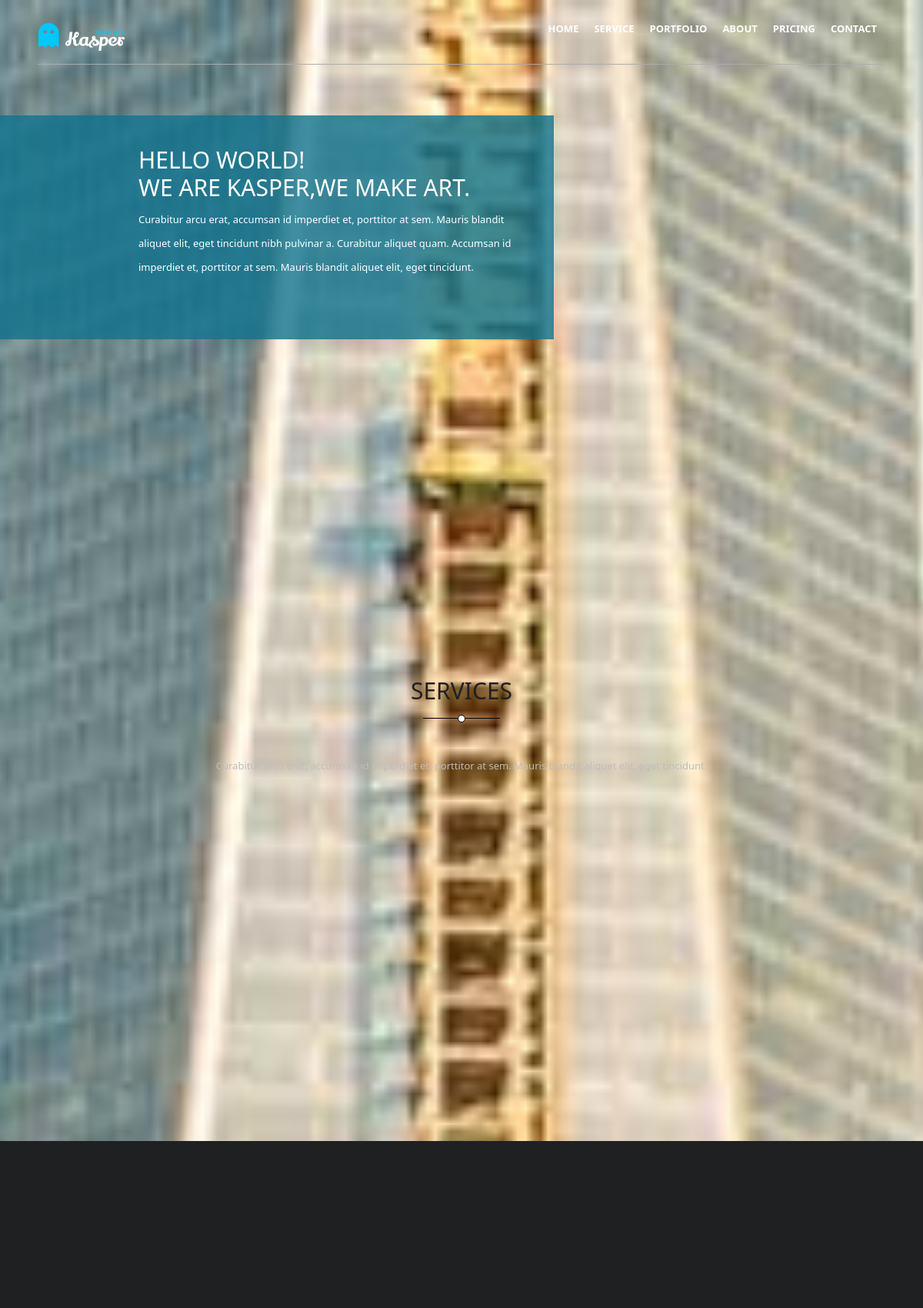
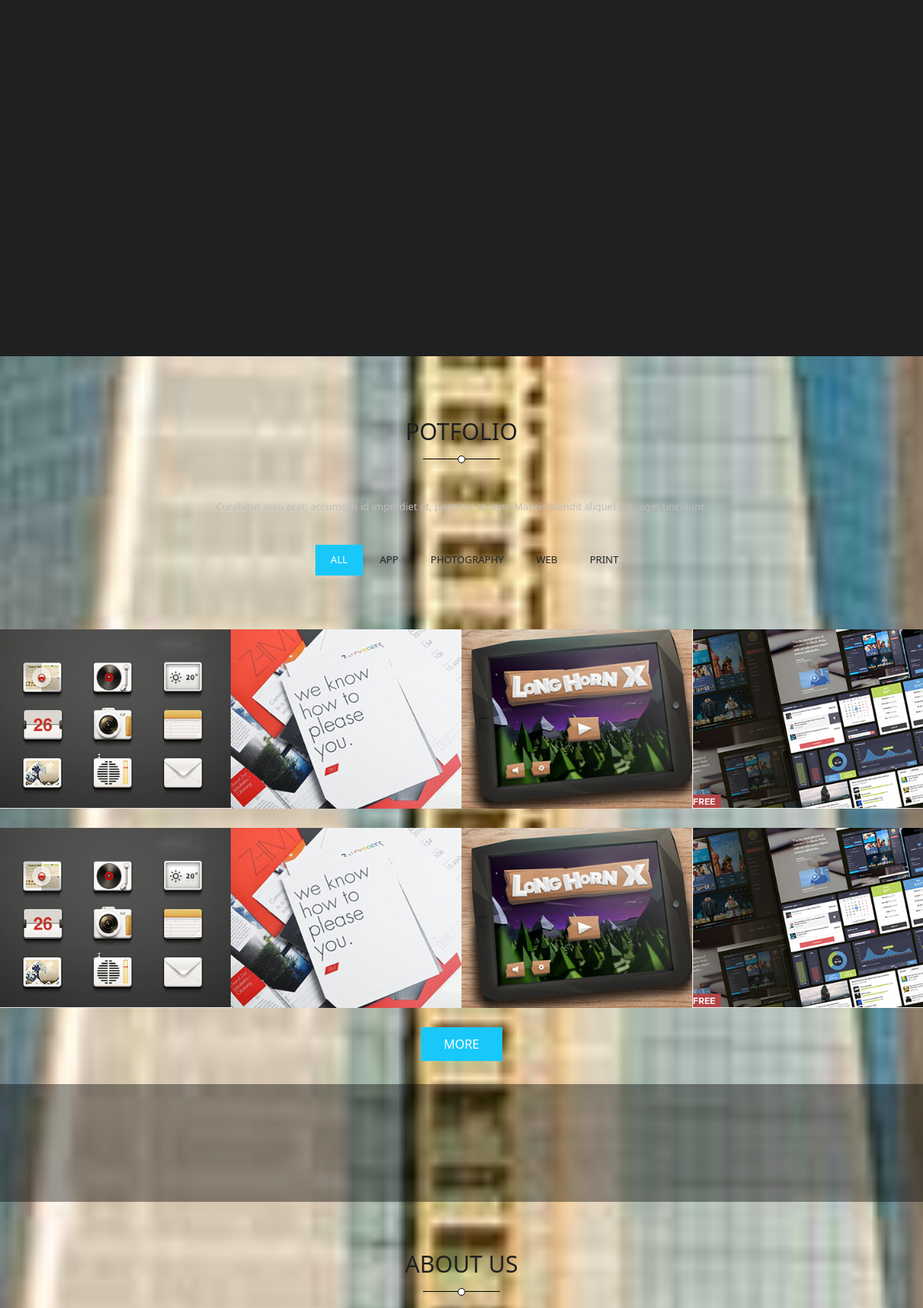
The page / (upper part) on the database its author committed (2 pictures, top to bottom).
### kasper/Models.py (models this page shows, shortened)
class Welcome(db.Model):
    id = db.Column(db.Integer(), primary_key=True)
    h1Hello = db.Column(db.Text, nullable=False, default=h1HelloDefault)
    h1 = db.Column(db.Text, nullable=False, default=h1Default)
    p = db.Column(db.Text, nullable=False, default=pDefault)

### kasper/Views.py (the view)
@app.route("/", methods=['GET','POST'])
def home():
    welc = db.session.execute(db.select(Welcome)).scalars()
    srv1 = db.session.execute(db.select(Service).filter_by(id=1)).one()
    srv2 = db.session.execute(db.select(Service).filter_by(id=2)).one()
    srv3 = db.session.execute(db.select(Service).filter_by(id=3)).one()
    srv4 = db.session.execute(db.select(Service).filter_by(id=4)).one()
    return render_template("home.html", welc=welc,
                           srv1=srv1, srv2=srv2, srv3=srv3, srv4=srv4)

### kasper/templates/home.html (shortened to what this page needs)
<!DOCTYPE html>
<html lang="en">
<head>
  <link rel="stylesheet" href="{{url_for('static' , filename = 'css/Normalise.css')}}" />
  <link rel="stylesheet" href="{{url_for('static' , filename = 'css/all.min.css')}}" />
  <link rel="stylesheet" href="{{url_for('static' , filename = 'css/kasper.css')}}" />
  <link href="https://cdn.jsdelivr.net/npm/bootstrap@5.2.2/dist/css/bootstrap.min.css" rel="stylesheet"
>
</head>
<body>
  <div class="header" id="HOME">
    <img data-id="2" class="imgSlider" src="{{url_for('static' , filename = 'imgs/bg3.jpg')}}" alt="">
    <img data-id="1" class="imgSlider" src="{{url_for('static' , filename = 'imgs/bg2.jpg')}}" alt="">
    <img data-id="0" class="imgSlider" src="{{url_for('static' , filename = 'imgs/bg1.jpg')}}" alt="">
    <div class="fixed">
      <div class="navbar">
        <h1 class="logo">
          <img src="{{url_for('static' , filename = 'imgs/logo.png')}}" alt="" />
        </h1>
        <div class="links">
          <ul>
            <li><a href="#HOME">HOME</a></li>
            <li><a href="#SERVICE">SERVICE</a></li>
            <li><a href="#PORTFOLIO">PORTFOLIO</a></li>
            <li><a href="#ABOUT">ABOUT</a></li>
            <li><a href="#PRICING">PRICING</a></li>
            <li><a href="#CONTACT">CONTACT</a></li>
          </ul>
        </div>
      </div>
    </div>
    <div class="landing hidden">
      {% for e in welc %}
      <h1>
        {{ e.h1Hello }} <br />
        {{e.h1 }}
      </h1>
      <p>
        {{e.p}}
      </p>
      {%endfor%}
    </div>
  </div>
  <div class="spec-head" id="SERVICE">
    <div class="container">
      <h1>services</h1>
      <p>
        Curabitur arcu erat, accumsan id imperdiet et, porttitor at sem.
        Mauris blandit aliquet elit, eget tincidunt.
      </p>
    </div>
  </div>
  <div class="services" id="#SERVICE">
    <div class="part1">
      <div class="container">
      </div>
    </div>
    <div class="part2">
      <div class="container">
        <div class="phone-imgs">
        </div>
      </div>
    </div>
  </div>
  <div class="spec-head" id="PORTFOLIO">
    <div class="container">
      <h1>potfolio</h1>
      <p>
        Curabitur arcu erat, accumsan id imperdiet et, porttitor at sem.
        Mauris blandit aliquet elit, eget tincidunt.
      </p>
    </div>
  </div>
  <div class="potfolio" id="#PORTFOLIO">
    <div class="container">
      <ul>
        <li class="filterActive">ALL</li>
        <li>APP</li>
        <li>PHOTOGRAPHY</li>
        <li>WEB</li>
        <li>PRINT</li>
      </ul>
    </div>
  </div>
  <div class="boxes">
    <div class="box" data-type="APP">
      <img src="{{url_for('static' , filename = 'imgs/portfolio-1.jpg')}}" alt="" />
    </div>
    <div class="box" data-type="PHOTOGRAPHY">
      <img src="{{url_for('static' , filename = 'imgs/portfolio-2.jpg')}}" alt="" />
    </div>
    <div class="box" data-type="APP">
      <img src="{{url_for('static' , filename = 'imgs/portfolio-3.jpg')}}" alt="" />
    </div>
    <div class="box" data-type="PHOTOGRAPHY">
      <img src="{{url_for('static' , filename = 'imgs/portfolio-4.jpg')}}" alt="" />
    </div>
    <div class="box" data-type="APP">
      <img src="{{url_for('static' , filename = 'imgs/portfolio-1.jpg')}}" alt="" />
    </div>
    <div class="box" data-type="WEB">
      <img src="{{url_for('static' , filename = 'imgs/portfolio-2.jpg')}}" alt="" />
    </div>
    <div class="box" data-type="WEB">
      <img src="{{url_for('static' , filename = 'imgs/portfolio-3.jpg')}}" alt="" />
    </div>
    <div class="box" data-type="PRINT">
      <img src="{{url_for('static' , filename = 'imgs/portfolio-4.jpg')}}" alt="" />
    </div>
  </div>
  <div class="boxesButton">
    <button><a href="">more</a></button>
  </div>
  <div class="video">
    <video src="{{url_for('static' , filename = 'imgs/awesome-video.mp4')}}" autoplay muted loop></video>
  </div>
  <div class="about" id="ABOUT">
    <div class="spec-head">
      <div class="container">
        <h1>ABOUT US</h1>
      </div>
    </div>
  </div>
</body>
</html>

### kasper/static/css/Normalise.css (style rules this page uses)
html { line-height: 1.15; -webkit-text-size-adjust: 100%; }
body { margin: 0; }
h1 { font-size: 2em; margin: 0.67em 0; }
a { background-color: transparent; }
img { border-style: none; }
button, input, optgroup, select, textarea { font-family: inherit; font-size: 100%; line-height: 1.15; margin: 0; }
button, input { overflow: visible; }
button, select { text-transform: none; }
button, [type="button"], [type="reset"], [type="submit"] { -webkit-appearance: button; }

### rows shown on the page
Welcome: h1Hello "HELLO WORLD!", h1 "WE ARE KASPER,WE MAKE ART.", p "Curabitur arcu erat, accumsan id imperdiet et, porttitor at sem. Mauris blandit aliquet elit, eget tincidunt nibh pulvinar a. Curabitur aliquet quam. Accumsan id imperdiet et, porttitor at sem. Mauris blandit aliquet elit, eget tincidunt."
